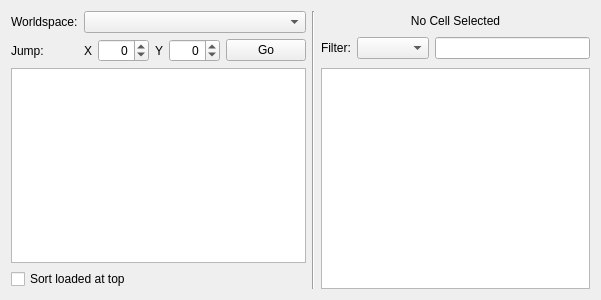
<?xml version="1.0" encoding="UTF-8"?>
<ui version="4.0">
 <class>CellViewWindow</class>
 <widget class="QWidget" name="CellViewWindow">
  <property name="geometry">
   <rect>
    <x>0</x>
    <y>0</y>
    <width>601</width>
    <height>300</height>
   </rect>
  </property>
  <property name="windowTitle">
   <string>Cell View</string>
  </property>
  <layout class="QGridLayout" name="gridLayout_3">
   <item row="2" column="0">
    <widget class="QCheckBox" name="loadedCellsAtTop">
     <property name="text">
      <string>Sort loaded at top</string>
     </property>
    </widget>
   </item>
   <item row="1" column="2" rowspan="2">
    <widget class="CellRefList" name="referenceList">
     <property name="sortingEnabled">
      <bool>true</bool>
     </property>
     <property name="wordWrap">
      <bool>false</bool>
     </property>
     <property name="cornerButtonEnabled">
      <bool>false</bool>
     </property>
     <attribute name="verticalHeaderVisible">
      <bool>false</bool>
     </attribute>
    </widget>
   </item>
   <item row="0" column="2">
    <layout class="QGridLayout" name="gridLayout_2">
     <item row="0" column="0" colspan="3">
      <widget class="QLabel" name="selectedCellName">
       <property name="sizePolicy">
        <sizepolicy hsizetype="Preferred" vsizetype="Maximum">
         <horstretch>0</horstretch>
         <verstretch>0</verstretch>
        </sizepolicy>
       </property>
       <property name="text">
        <string>No Cell Selected</string>
       </property>
       <property name="alignment">
        <set>Qt::AlignCenter</set>
       </property>
      </widget>
     </item>
     <item row="1" column="2">
      <widget class="QLineEdit" name="filterText"/>
     </item>
     <item row="1" column="0">
      <widget class="QLabel" name="label">
       <property name="text">
        <string>Filter:</string>
       </property>
       <property name="buddy">
        <cstring>filterFormType</cstring>
       </property>
      </widget>
     </item>
     <item row="1" column="1">
      <widget class="QComboBox" name="filterFormType"/>
     </item>
    </layout>
   </item>
   <item row="0" column="0">
    <layout class="QGridLayout" name="gridLayout">
     <item row="0" column="1">
      <widget class="FormsOfTypeCombobox" name="worldspace">
       <property name="sizePolicy">
        <sizepolicy hsizetype="Preferred" vsizetype="Fixed">
         <horstretch>1</horstretch>
         <verstretch>0</verstretch>
        </sizepolicy>
       </property>
      </widget>
     </item>
     <item row="1" column="0">
      <widget class="QLabel" name="label_3">
       <property name="text">
        <string>Jump:</string>
       </property>
      </widget>
     </item>
     <item row="0" column="0">
      <widget class="QLabel" name="label_2">
       <property name="text">
        <string>Worldspace:</string>
       </property>
       <property name="buddy">
        <cstring>worldspace</cstring>
       </property>
      </widget>
     </item>
     <item row="1" column="1">
      <layout class="QHBoxLayout" name="horizontalLayout">
       <item>
        <spacer name="horizontalSpacer">
         <property name="orientation">
          <enum>Qt::Horizontal</enum>
         </property>
         <property name="sizeHint" stdset="0">
          <size>
           <width>0</width>
           <height>0</height>
          </size>
         </property>
        </spacer>
       </item>
       <item>
        <widget class="QLabel" name="label_4">
         <property name="sizePolicy">
          <sizepolicy hsizetype="Preferred" vsizetype="Preferred">
           <horstretch>0</horstretch>
           <verstretch>0</verstretch>
          </sizepolicy>
         </property>
         <property name="text">
          <string>X</string>
         </property>
         <property name="buddy">
          <cstring>jumpToGridX</cstring>
         </property>
        </widget>
       </item>
       <item>
        <widget class="QSpinBox" name="jumpToGridX">
         <property name="sizePolicy">
          <sizepolicy hsizetype="Minimum" vsizetype="Fixed">
           <horstretch>1</horstretch>
           <verstretch>0</verstretch>
          </sizepolicy>
         </property>
         <property name="alignment">
          <set>Qt::AlignRight|Qt::AlignTrailing|Qt::AlignVCenter</set>
         </property>
         <property name="minimum">
          <number>-128</number>
         </property>
         <property name="maximum">
          <number>128</number>
         </property>
        </widget>
       </item>
       <item>
        <widget class="QLabel" name="label_5">
         <property name="text">
          <string>Y</string>
         </property>
         <property name="buddy">
          <cstring>jumpToGridY</cstring>
         </property>
        </widget>
       </item>
       <item>
        <widget class="QSpinBox" name="jumpToGridY">
         <property name="sizePolicy">
          <sizepolicy hsizetype="Minimum" vsizetype="Fixed">
           <horstretch>1</horstretch>
           <verstretch>0</verstretch>
          </sizepolicy>
         </property>
         <property name="alignment">
          <set>Qt::AlignRight|Qt::AlignTrailing|Qt::AlignVCenter</set>
         </property>
         <property name="minimum">
          <number>-128</number>
         </property>
         <property name="maximum">
          <number>128</number>
         </property>
        </widget>
       </item>
       <item>
        <widget class="QPushButton" name="jumpToGrid">
         <property name="sizePolicy">
          <sizepolicy hsizetype="Maximum" vsizetype="Fixed">
           <horstretch>0</horstretch>
           <verstretch>0</verstretch>
          </sizepolicy>
         </property>
         <property name="text">
          <string>Go</string>
         </property>
        </widget>
       </item>
      </layout>
     </item>
    </layout>
   </item>
   <item row="1" column="0">
    <widget class="CellList" name="cellList">
     <property name="selectionMode">
      <enum>QAbstractItemView::SingleSelection</enum>
     </property>
     <property name="sortingEnabled">
      <bool>true</bool>
     </property>
     <property name="wordWrap">
      <bool>false</bool>
     </property>
     <property name="cornerButtonEnabled">
      <bool>false</bool>
     </property>
     <attribute name="verticalHeaderVisible">
      <bool>false</bool>
     </attribute>
    </widget>
   </item>
   <item row="0" column="1" rowspan="3">
    <widget class="Line" name="line">
     <property name="orientation">
      <enum>Qt::Vertical</enum>
     </property>
    </widget>
   </item>
  </layout>
 </widget>
 <customwidgets>
  <customwidget>
   <class>FormsOfTypeCombobox</class>
   <extends>QComboBox</extends>
   <header>../generic/FormsOfTypeCombobox.h</header>
  </customwidget>
  <customwidget>
   <class>CellList</class>
   <extends>QTableView</extends>
   <header>cell_view/cell_list.h</header>
  </customwidget>
  <customwidget>
   <class>CellRefList</class>
   <extends>QTableView</extends>
   <header>cell_view/cell_ref_list.h</header>
  </customwidget>
 </customwidgets>
 <tabstops>
  <tabstop>worldspace</tabstop>
  <tabstop>jumpToGridX</tabstop>
  <tabstop>jumpToGridY</tabstop>
  <tabstop>jumpToGrid</tabstop>
  <tabstop>cellList</tabstop>
  <tabstop>loadedCellsAtTop</tabstop>
  <tabstop>filterFormType</tabstop>
  <tabstop>filterText</tabstop>
  <tabstop>referenceList</tabstop>
 </tabstops>
 <resources/>
 <connections/>
</ui>
